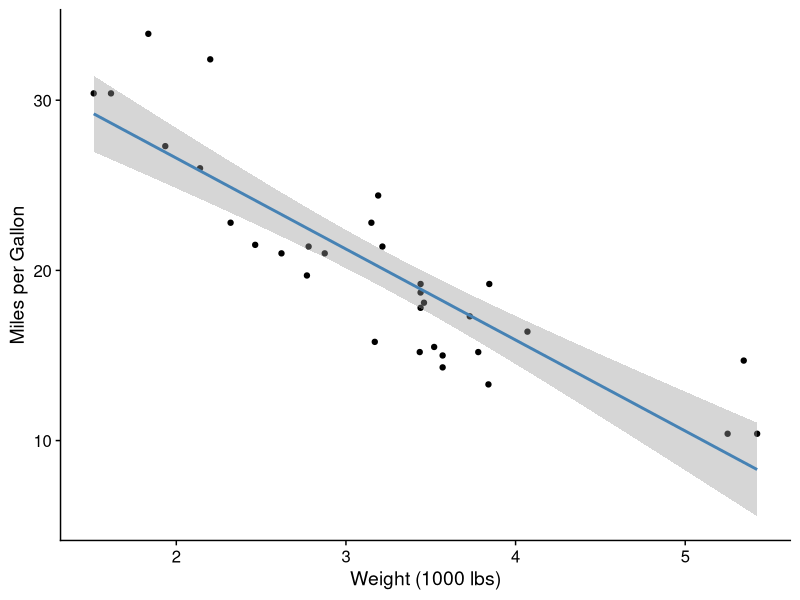

R code for this plot:
## ---- chunk 1
#| echo: true
fit <- lm(mpg ~ wt, data = mtcars)
summary(fit)
## ---- chunk 2
#| label: fig-mpg-wt
#| fig-cap: |
#|   **Fuel efficiency vs. vehicle weight**.
#|   Points show individual cars from the mtcars dataset.
#|   The blue line is a linear fit with a 95% confidence band.
#| fig-width: 5
#| fig-height: 3.5

library(ggplot2)
library(cowplot)

p <- ggplot(mtcars, aes(x = wt, y = mpg)) +
  geom_point() +
  geom_smooth(method = "lm", color = "steelblue") +
  labs(x = "Weight (1000 lbs)", y = "Miles per Gallon") +
  theme_cowplot()

p
